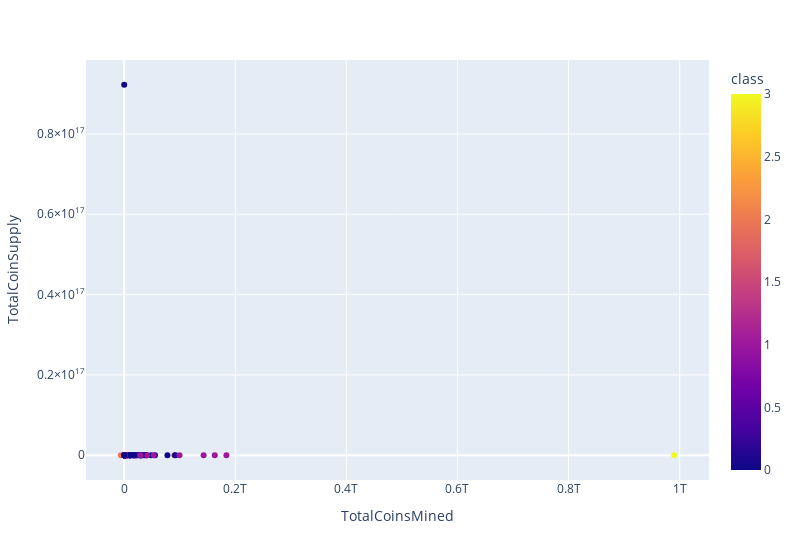

The notebook cell this image was saved under:
### Code cell
#plot totalcoinsmined vs totalcoinsupply
fig = px.scatter(clustered_df, x="TotalCoinsMined", y="TotalCoinSupply", color="class", width=800, hover_name="CoinName", hover_data=["Algorithm"])
fig.show()

### Figure 1 — Plotly figure (JSON) as saved in the notebook; plotly's stock layout.template omitted (floating-point values rounded to 4 significant figures; data arrays with more than 128 entries replaced by an {"elided": "..."} marker saying what was removed)
{"data": [{"customdata": {"elided": "685x1 str values"}, "hovertemplate": "<b>%{hovertext}</b><br><br>TotalCoinsMined=%{x}<br>TotalCoinSupply=%{y}<br>Algorithm=%{customdata[0]}<br>class=%{marker.color}<extra></extra>", "hovertext": {"elided": "685 str values"}, "legendgroup": "", "marker": {"color": {"elided": "685 int values"}, "coloraxis": "coloraxis", "symbol": "circle"}, "mode": "markers", "name": "", "orientation": "h", "showlegend": false, "type": "scatter", "x": {"elided": "685 float values"}, "xaxis": "x", "y": {"elided": "685 str values"}, "yaxis": "y"}], "layout": {"coloraxis": {"colorbar": {"title": {"text": "class"}}, "colorscale": [[0, "#0d0887"], [0.1111, "#46039f"], [0.2222, "#7201a8"], [0.3333, "#9c179e"], [0.4444, "#bd3786"], [0.5556, "#d8576b"], [0.6667, "#ed7953"], [0.7778, "#fb9f3a"], [0.8889, "#fdca26"], [1, "#f0f921"]]}, "legend": {"tracegroupgap": 0}, "margin": {"t": 60}, "width": 800, "xaxis": {"anchor": "y", "domain": [0, 1], "title": {"text": "TotalCoinsMined"}}, "yaxis": {"anchor": "x", "domain": [0, 1], "title": {"text": "TotalCoinSupply"}}}}
